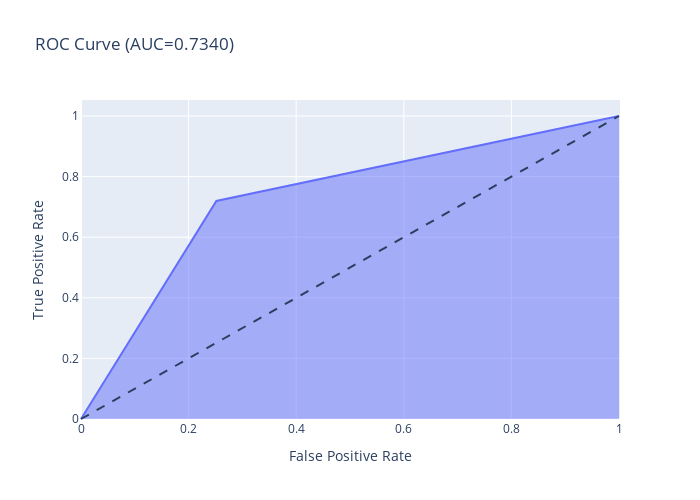
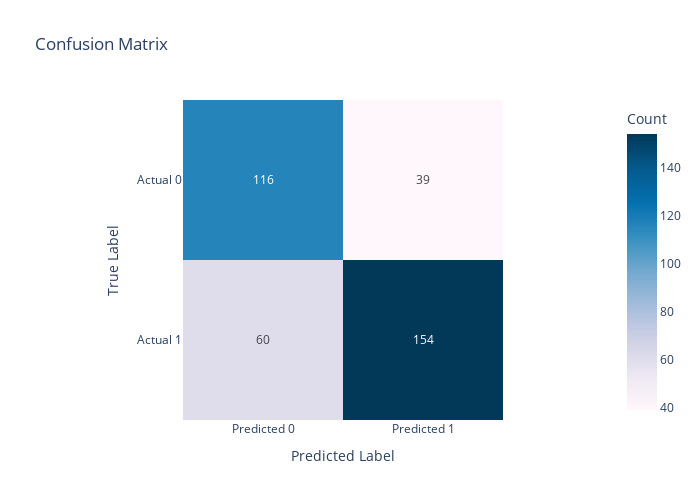

Notebook source saved alongside these figures, in order:
### Code cell
classifier = DecisionTreeClassifier()
parameters = {'criterion': ['entropy','gini'],
              'max_depth': [4,5,6,8,10,12],
              'min_samples_split': [5,10,20],
              'min_samples_leaf': [5,10,20]}
cv = 5
best_tree = hyperp_search(classifier,parameters,cv)

# Finding the best feature

importance_tree = tree.export_text(best_tree,
                                   feature_names=X_test.columns.tolist(),
                                   max_depth=2)

print("-------------------------------")
print("The most valuable features are: ")
print("-------------------------------")
print(importance_tree)

### Figure 1 — Plotly figure (JSON) as saved in the notebook; plotly's stock layout.template omitted (floating-point values rounded to 4 significant figures)
{"data": [{"fillpattern": {"shape": ""}, "hovertemplate": "False Positive Rate=%{x}<br>True Positive Rate=%{y}<extra></extra>", "legendgroup": "", "line": {"color": "#636efa"}, "marker": {"symbol": "circle"}, "mode": "lines", "name": "", "orientation": "v", "showlegend": false, "stackgroup": "1", "type": "scatter", "x": [0, 0.2516, 1], "xaxis": "x", "y": [0, 0.7196, 1], "yaxis": "y"}], "layout": {"height": 500, "legend": {"tracegroupgap": 0}, "shapes": [{"line": {"dash": "dash"}, "type": "line", "x0": 0, "x1": 1, "y0": 0, "y1": 1}], "title": {"text": "ROC Curve (AUC=0.7340)"}, "width": 700, "xaxis": {"anchor": "y", "domain": [0, 1], "title": {"text": "False Positive Rate"}}, "yaxis": {"anchor": "x", "domain": [0, 1], "title": {"text": "True Positive Rate"}}}}

### Figure 2 — Plotly figure (JSON) as saved in the notebook; plotly's stock layout.template omitted (floating-point values rounded to 4 significant figures)
{"data": [{"coloraxis": "coloraxis", "hovertemplate": "Predicted Label: %{x}<br>True Label: %{y}<br>Count: %{z}<extra></extra>", "name": "0", "texttemplate": "%{z}", "type": "heatmap", "x": ["Predicted 0", "Predicted 1"], "xaxis": "x", "y": ["Actual 0", "Actual 1"], "yaxis": "y", "z": [[116, 39], [60, 154]]}], "layout": {"coloraxis": {"colorbar": {"title": {"text": "Count"}}, "colorscale": [[0, "rgb(255,247,251)"], [0.125, "rgb(236,231,242)"], [0.25, "rgb(208,209,230)"], [0.375, "rgb(166,189,219)"], [0.5, "rgb(116,169,207)"], [0.625, "rgb(54,144,192)"], [0.75, "rgb(5,112,176)"], [0.875, "rgb(4,90,141)"], [1, "rgb(2,56,88)"]]}, "height": 500, "title": {"text": "Confusion Matrix"}, "width": 700, "xaxis": {"anchor": "y", "constrain": "domain", "domain": [0, 1], "scaleanchor": "y", "title": {"text": "Predicted Label"}}, "yaxis": {"anchor": "x", "autorange": "reversed", "constrain": "domain", "domain": [0, 1], "title": {"text": "True Label"}}}}
